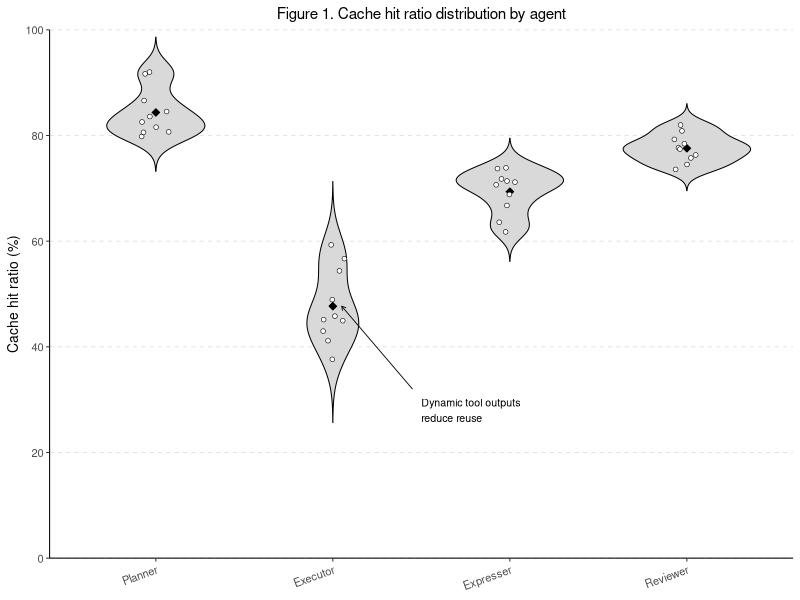
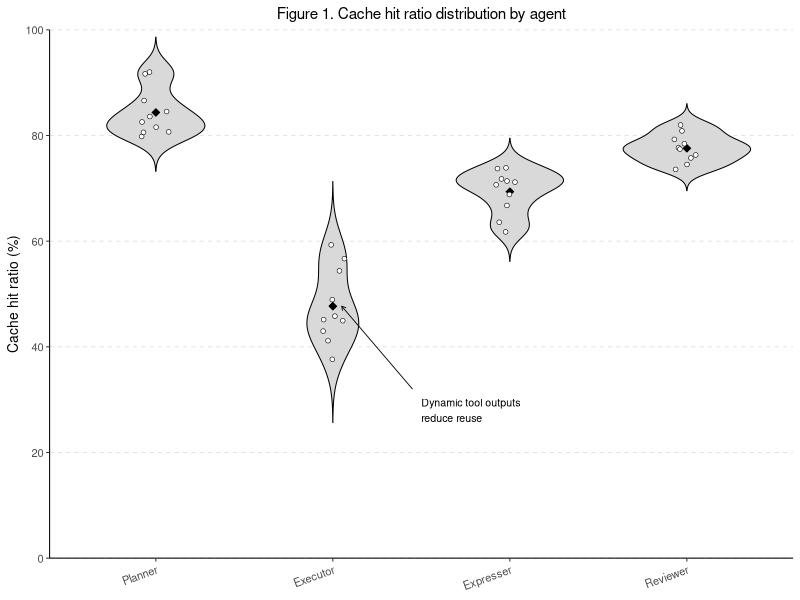

Source code (R) for these figures, in order:
# Figure 1. Cache hit ratio by agent
# Purpose: Identify whether Planner, Executor, Expresser, and Reviewer exhibit different cache reuse behavior.

library(ggplot2)
library(dplyr)

set.seed(7)

agents <- c("Planner", "Executor", "Expresser", "Reviewer")
expected_means <- c(Planner = 0.84, Executor = 0.43, Expresser = 0.68, Reviewer = 0.78)
expected_std <- c(Planner = 0.035, Executor = 0.060, Expresser = 0.045, Reviewer = 0.040)

n_runs <- 10

df <- do.call(
  rbind,
  lapply(agents, function(agent) {
    values <- rnorm(n_runs, mean = expected_means[[agent]], sd = expected_std[[agent]])
    values <- pmin(pmax(values, 0), 1)
    data.frame(
      agent = factor(agent, levels = agents),
      run = seq_len(n_runs),
      cache_hit_ratio = values
    )
  })
)

summary_df <- df %>%
  group_by(agent) %>%
  summarise(
    mean_hit_ratio = mean(cache_hit_ratio),
    n = n(),
    .groups = "drop"
  )

p <- ggplot(df, aes(x = agent, y = cache_hit_ratio * 100)) +
  geom_violin(
    width = 0.72,
    trim = FALSE,
    fill = "grey85",
    color = "black",
    linewidth = 0.35
  ) +
  stat_summary(
    fun = mean,
    geom = "point",
    shape = 23,
    size = 2,
    stroke = 0.3,
    fill = "black",
    color = "black"
  ) +
  geom_point(
    position = position_jitter(width = 0.08, height = 0, seed = 11),
    shape = 21,
    size = 1.4,
    stroke = 0.3,
    fill = "white",
    color = "black"
  ) +
  annotate(
    "segment",
    x = 2.45, xend = 2.05,
    y = 32, yend = summary_df$mean_hit_ratio[summary_df$agent == "Executor"] * 100,
    arrow = arrow(length = grid::unit(0.12, "cm")),
    linewidth = 0.3
  ) +
  annotate(
    "text",
    x = 2.5,
    y = 28,
    label = "Dynamic tool outputs\nreduce reuse",
    hjust = 0,
    size = 2.7
  ) +
  scale_y_continuous(
    limits = c(0, 100),
    breaks = seq(0, 100, by = 20),
    expand = c(0, 0)
  ) +
  labs(
    title = "Figure 1. Cache hit ratio distribution by agent",
    x = NULL,
    y = "Cache hit ratio (%)"
  ) +
  theme_classic(base_size = 10) +
  theme(
    plot.title = element_text(size = 11, hjust = 0.5),
    axis.text.x = element_text(angle = 20, hjust = 1),
    axis.line = element_line(linewidth = 0.35),
    axis.ticks = element_line(linewidth = 0.35),
    panel.grid.major.y = element_line(color = "grey85", linewidth = 0.25, linetype = "dashed")
  )

ggsave("figure1_cache_hit_ratio_by_agent_R.png", p, width = 3.6, height = 2.6, dpi = 300)
ggsave("figure1_cache_hit_ratio_by_agent_R.svg", p, width = 3.6, height = 2.6)
write.csv(df, "figure1_fake_data_R.csv", row.names = FALSE)
